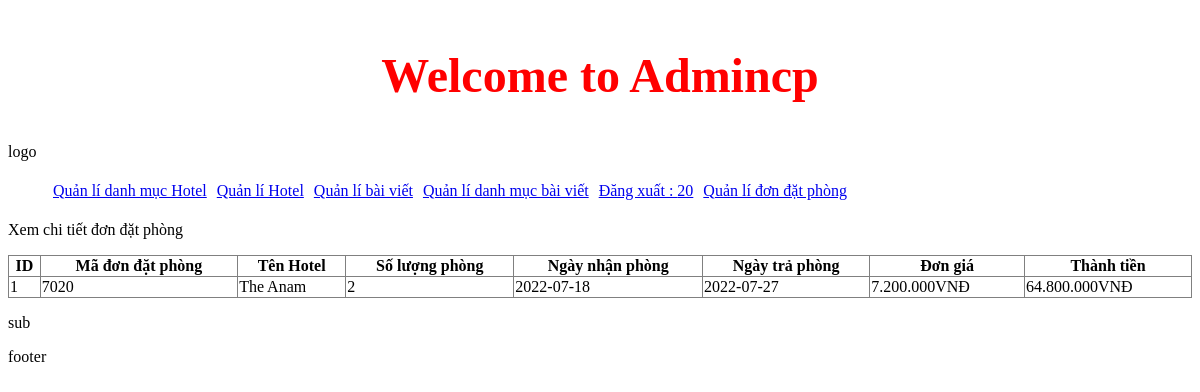
/admincp/index.php?action=donhang&query=xemdonhang&code=7020 (signed in), run on the app's committed database.
### tables this page shows
CREATE TABLE `tb_chitietdatphong` (
  `id_chitiet` int(11) NOT NULL,
  `code` int(11) NOT NULL,
  `id_hotel` int(11) NOT NULL,
  `StartDay` date NOT NULL,
  `EndDay` date NOT NULL,
  `Soluong` int(11) NOT NULL
);

CREATE TABLE `tb_hotel` (
  `ID_Hotel` int(11) NOT NULL,
  `TenHotel` varchar(50) NOT NULL,
  `Giaphong` int(12) NOT NULL,
  `Soluong` int(5) NOT NULL,
  `Noidung` text NOT NULL,
  `Hinhanh` varchar(50) NOT NULL,
  `Tomtat` tinytext NOT NULL,
  `MaHotel` varchar(100) NOT NULL,
  `Tinhtrang` int(11) NOT NULL,
  `ID_Tinh` int(11) NOT NULL,
  `HTML_map` text NOT NULL
);

### admincp/modules/quanlidonhang/Xemdondat.php (the view)
<?php
	$sql_lietke_dp="SELECT * FROM tb_hotel,tb_chitietdatphong Where tb_hotel.ID_Hotel = tb_chitietdatphong.id_hotel AND tb_chitietdatphong.code = '$_GET[code]' ORDER BY tb_chitietdatphong.id_chitiet DESC";
	$query_lietke_dp= mysqli_query($mysqli,$sql_lietke_dp);
 ?>
<p>Xem chi tiết đơn đặt phòng</p>
<table border="1" width="100%" style="border-collapse: collapse;">
  <tr>
  	<th>ID </th>
    <th>Mã đơn đặt phòng</th>
    <th>Tên Hotel</th>
    <th>Số lượng phòng</th>
    <th>Ngày nhận phòng</th>
    <th>Ngày trả phòng</th>
    <th>Đơn giá</th>
    <th>Thành tiền</th>
  </tr>
<?php
$i = 0;
while ($row = mysqli_fetch_array($query_lietke_dp)){
	$i++;
 ?>
  <tr>
  	<td> <?php echo $i ?></td>
    <td><?php echo $row['code']?></td>
    <td><?php echo $row['TenHotel']?></td>
    <td><?php echo $row['Soluong']?></td>
    <td><?php echo $row['StartDay']?></td>
    <td><?php echo $row['EndDay']?></td>
    <td><?php echo number_format($row['Giaphong'],0,',','.').'VNĐ'?></td>
   <td><?php
   		$first_date = strtotime($row['StartDay']);
		$second_date = strtotime($row['EndDay']);
		$datediff = abs($first_date - $second_date);
		echo number_format(floor($datediff / (60*60*24)) *$row['Giaphong'],0,',','.').'VNĐ' ;?>
  </tr>
<?php } ?>
</table>

### data on the page
tb_chitietdatphong: code "7020", id_hotel.TenHotel "The Anam", Soluong "2", StartDay "2022-07-18", EndDay "2022-07-27", id_hotel.Giaphong "7.200.000", floor($datediff / (60*60*24)) *$row['Giaphong'] "64.800.000"

### other printed values
$_SESSION['dangnhap'] "20"
